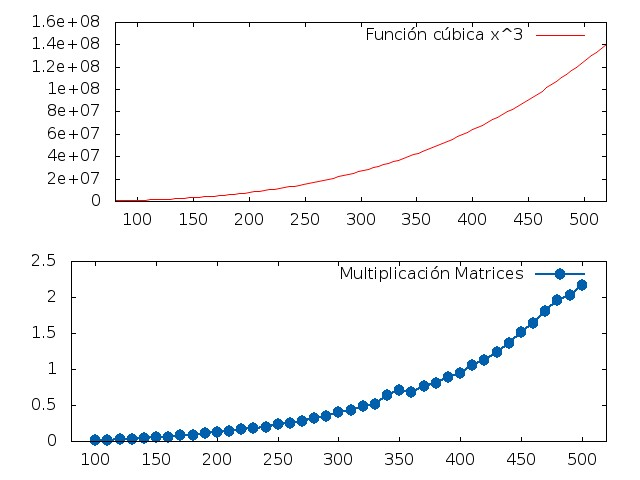

Reproduce this figure in gnuplot.
set terminal jpeg 
set output "graficaMultiplicacion.jpeg"

set multiplot

set size 1,0.5

set style line 1 lc rgb '#0060ad' lt 1 lw 2 pt 7 ps 1.5   # --- blue 
set origin 0.0,0.0
plot [80:520] [] "tiemposMultiplicacion.dat" title "Multiplicación Matrices" with linespoints ls 1

set origin 0.0,0.5
plot [80:520] x**3 title "Función cúbica x^3"

unset multiplot




set terminal wxt size 1000,400 enhanced font 'Verdana,10' persist

set multiplot

set style line 1 lc rgb '#0060ad' lt 1 lw 2 pt 7 ps 1.5   # --- blue 
set size 0.9680,1
set origin 0.031,0.0
plot [80:520] [] "tiemposMultiplicacion.dat" title "Multiplicación Matrices" with linespoints ls 1

set size 1,1
set origin 0.0,0.0
plot [80:520] x**3

unset multiplot

